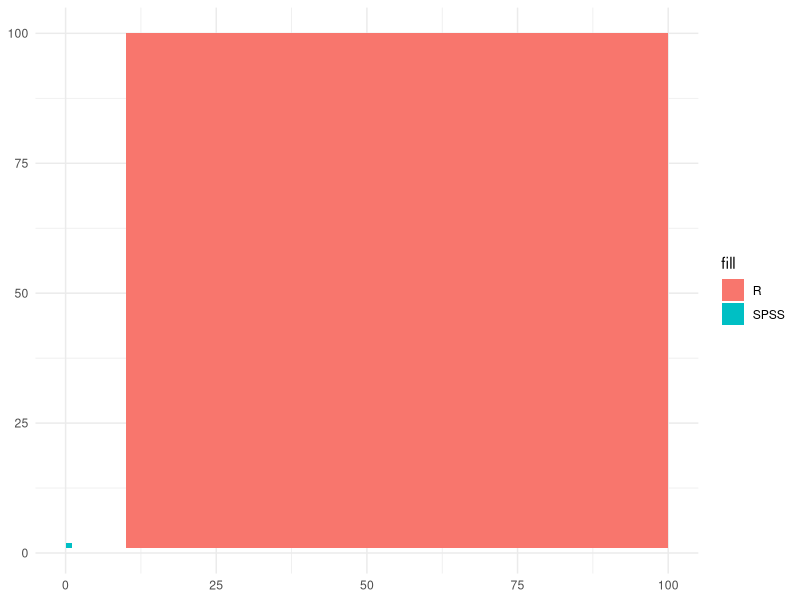

The R source for this figure:
library(tidyverse)
d <-
  tibble(xmin = c(0,10),
         xmax = c(1, 100),
         ymin = c(1,1),
         ymax = c(2, 100),
         fill = c("SPSS", "R"))


ggplot(d) +
    geom_rect(aes(xmin = xmin, xmax = xmax, ymin = ymin, ymax = ymax, fill = fill)) +
  theme_minimal()



